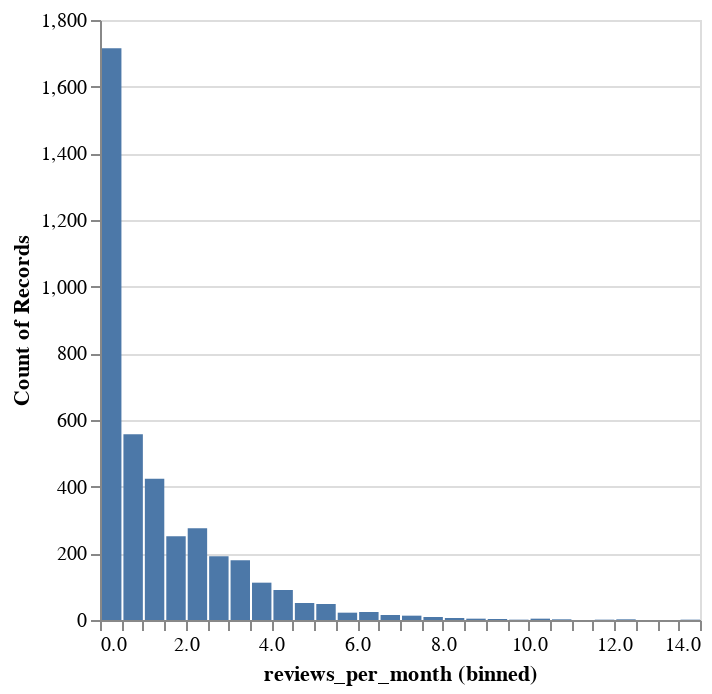

Notebook code cell kept with this figure:
### Markdown cell above
This visualization shows the correlation of each numeric an categorical variable with the target (reviews_per_month). We see that number of reviews has highest positive correlation, minimum nights has the highest magnitude for negative correlation. availability_365 also shows a significant correlation.

### Code cell
import altair as alt
alt.data_transformers.enable('vegafusion')
alt.Chart(train_df).mark_bar().encode(
    x = alt.X("reviews_per_month").bin(maxbins=40),
    y = alt.Y("count()")
)

### Figure 1 — Vega specification as saved in the notebook (floating-point values rounded to 4 significant figures)
{"$schema": "https://vega.github.io/schema/vega/v5.json", "data": [{"name": "source_0", "values": [{"__count": 557, "bin_maxbins_40_reviews_per_month": 0.5, "bin_maxbins_40_reviews_per_month_end": 1.0}, {"__count": 275, "bin_maxbins_40_reviews_per_month": 2.0, "bin_maxbins_40_reviews_per_month_end": 2.5}, {"__count": 424, "bin_maxbins_40_reviews_per_month": 1.0, "bin_maxbins_40_reviews_per_month_end": 1.5}, {"__count": 251, "bin_maxbins_40_reviews_per_month": 1.5, "bin_maxbins_40_reviews_per_month_end": 2.0}, {"__count": 90, "bin_maxbins_40_reviews_per_month": 4.0, "bin_maxbins_40_reviews_per_month_end": 4.5}, {"__count": 1715, "bin_maxbins_40_reviews_per_month": 0.0, "bin_maxbins_40_reviews_per_month_end": 0.5}, {"__count": 191, "bin_maxbins_40_reviews_per_month": 2.5, "bin_maxbins_40_reviews_per_month_end": 3.0}, {"__count": 179, "bin_maxbins_40_reviews_per_month": 3.0, "bin_maxbins_40_reviews_per_month_end": 3.5}, {"__count": 6, "bin_maxbins_40_reviews_per_month": 8.0, "bin_maxbins_40_reviews_per_month_end": 8.5}, {"__count": 24, "bin_maxbins_40_reviews_per_month": 6.0, "bin_maxbins_40_reviews_per_month_end": 6.5}, {"__count": 51, "bin_maxbins_40_reviews_per_month": 4.5, "bin_maxbins_40_reviews_per_month_end": 5.0}, {"__count": 112, "bin_maxbins_40_reviews_per_month": 3.5, "bin_maxbins_40_reviews_per_month_end": 4.0}, {"__count": 15, "bin_maxbins_40_reviews_per_month": 6.5, "bin_maxbins_40_reviews_per_month_end": 7.0}, {"__count": 4, "bin_maxbins_40_reviews_per_month": 10.0, "bin_maxbins_40_reviews_per_month_end": 10.5}, {"__count": 48, "bin_maxbins_40_reviews_per_month": 5.0, "bin_maxbins_40_reviews_per_month_end": 5.5}, {"__count": 22, "bin_maxbins_40_reviews_per_month": 5.5, "bin_maxbins_40_reviews_per_month_end": 6.0}, {"__count": 9, "bin_maxbins_40_reviews_per_month": 7.5, "bin_maxbins_40_reviews_per_month_end": 8.0}, {"__count": 13, "bin_maxbins_40_reviews_per_month": 7.0, "bin_maxbins_40_reviews_per_month_end": 7.5}, {"__count": 2, "bin_maxbins_40_reviews_per_month": 12.0, "bin_maxbins_40_reviews_per_month_end": 12.5}, {"__count": 4, "bin_maxbins_40_reviews_per_month": 8.5, "bin_maxbins_40_reviews_per_month_end": 9.0}, {"__count": 2, "bin_maxbins_40_reviews_per_month": 10.5, "bin_maxbins_40_reviews_per_month_end": 11.0}, {"__count": 1, "bin_maxbins_40_reviews_per_month": 11.5, "bin_maxbins_40_reviews_per_month_end": 12.0}, {"__count": 1, "bin_maxbins_40_reviews_per_month": 13.5, "bin_maxbins_40_reviews_per_month_end": 14.0}, {"__count": 3, "bin_maxbins_40_reviews_per_month": 9.0, "bin_maxbins_40_reviews_per_month_end": 9.5}, {"__count": 1, "bin_maxbins_40_reviews_per_month": 9.5, "bin_maxbins_40_reviews_per_month_end": 10.0}]}, {"name": "source_0_y_domain___count", "values": [{"min": 1, "max": 1715}]}], "signals": [{"name": "bin_maxbins_40_reviews_per_month_bins", "value": {"fields": ["reviews_per_month"], "fname": "bin_reviews_per_month", "start": 0.0, "step": 0.5, "stop": 14.0}}], "marks": [{"type": "rect", "name": "marks", "from": {"data": "source_0"}, "encode": {"update": {"x2": {"field": "bin_maxbins_40_reviews_per_month", "scale": "x", "offset": {"signal": "0.5 + (abs(scale(\"x\", datum[\"bin_maxbins_40_reviews_per_month_end\"]) - scale(\"x\", datum[\"bin_maxbins_40_reviews_per_month\"])) < 0.25 ? -0.5 * (0.25 - (abs(scale(\"x\", datum[\"bin_maxbins_40_reviews_per_month_end\"]) - scale(\"x\", datum[\"bin_maxbins_40_reviews_per_month\"])))) : 0.5)"}}, "fill": {"value": "#4c78a8"}, "ariaRoleDescription": {"value": "bar"}, "x": {"field": "bin_maxbins_40_reviews_per_month_end", "scale": "x", "offset": {"signal": "0.5 + (abs(scale(\"x\", datum[\"bin_maxbins_40_reviews_per_month_end\"]) - scale(\"x\", datum[\"bin_maxbins_40_reviews_per_month\"])) < 0.25 ? 0.5 * (0.25 - (abs(scale(\"x\", datum[\"bin_maxbins_40_reviews_per_month_end\"]) - scale(\"x\", datum[\"bin_maxbins_40_reviews_per_month\"])))) : -0.5)"}}, "y": {"field": "__count", "scale": "y"}, "y2": {"value": 0, "scale": "y"}, "description": {"signal": "\"reviews_per_month (binned): \" + (!isValid(datum[\"bin_maxbins_40_reviews_per_month\"]) || !isFinite(+datum[\"bin_maxbins_40_reviews_per_month\"]) ? \"null\" : format(datum[\"bin_maxbins_40_reviews_per_month\"], \"\") + \" – \" + format(datum[\"bin_maxbins_40_reviews_per_month_end\"], \"\")) + \"; Count of Records: \" + (format(datum[\"__count\"], \"\"))"}}}, "style": ["bar"]}], "scales": [{"name": "x", "type": "linear", "domain": {"signal": "[bin_maxbins_40_reviews_per_month_bins.start, bin_maxbins_40_reviews_per_month_bins.stop]"}, "range": [0, {"signal": "width"}], "bins": {"signal": "bin_maxbins_40_reviews_per_month_bins"}, "zero": false}, {"name": "y", "type": "linear", "domain": [{"signal": "(data(\"source_0_y_domain___count\")[0] || {}).min"}, {"signal": "(data(\"source_0_y_domain___count\")[0] || {}).max"}], "range": [{"signal": "height"}, 0], "zero": true, "nice": true}], "axes": [{"scale": "y", "minExtent": 0, "maxExtent": 0, "orient": "left", "grid": true, "tickCount": {"signal": "ceil(height/40)"}, "ticks": false, "aria": false, "labels": false, "zindex": 0, "gridScale": "x", "domain": false}, {"scale": "x", "orient": "bottom", "title": "reviews_per_month (binned)", "labelOverlap": true, "grid": false, "tickCount": {"signal": "ceil(width/10)"}, "zindex": 0, "labelFlush": true}, {"scale": "y", "orient": "left", "labelOverlap": true, "title": "Count of Records", "grid": false, "tickCount": {"signal": "ceil(height/40)"}, "zindex": 0}], "style": "cell", "padding": 5, "background": "white", "height": 300, "width": 300}
